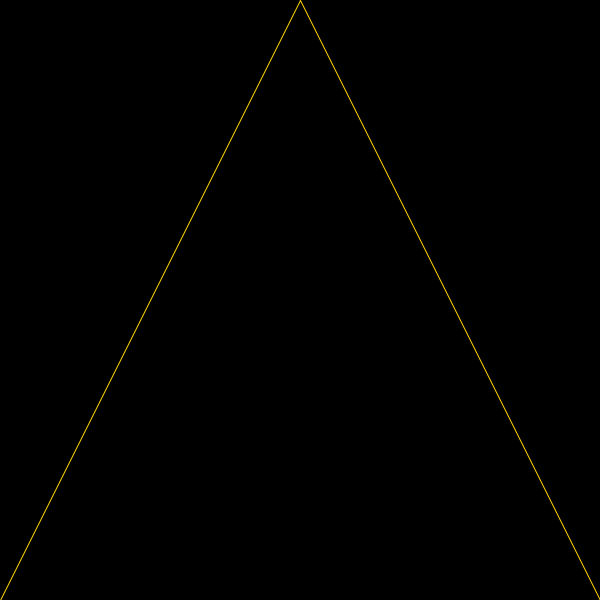
Frame 1 (no input)
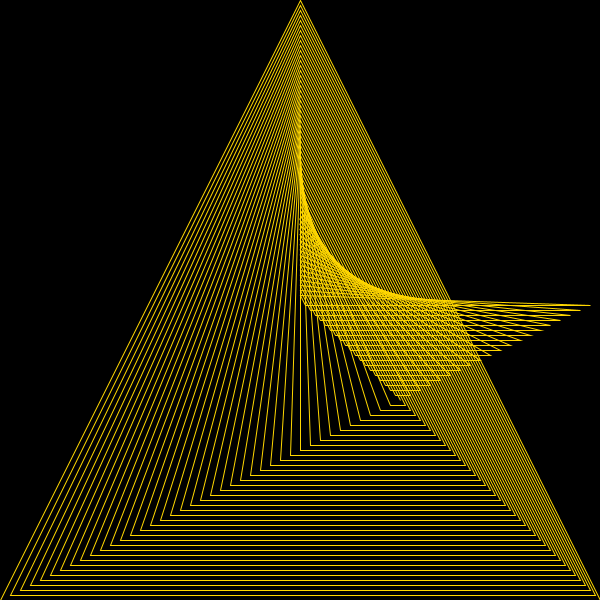
Frame 60 (the mouse pressed at the canvas centre just before this capture)
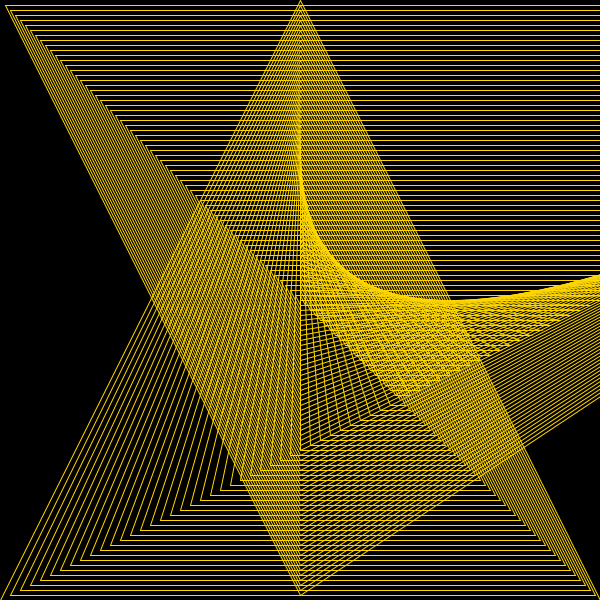
Frame 120 (the mouse held since frame 60 and released just before this capture)

The Processing sketch that drew these frames (run headless with seeded random() and noise(); from frame 60 on, the mouse is pressed at the canvas centre):

// Processing sketch: sketch_1_assymptot_right
// ── sketch_1_assymptot_right.pde
void setup(){
  size(600,600);
  background(0);
}
float x=0;
void draw(){
  fill(0,0,0,0);
  stroke(255, 215,0);
  triangle(300,0+x,0+x*2,600-x,600-x,600-x);
  x+=5;
  //delay(1000);
}
